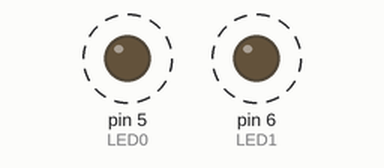
The sketch below on a simulated Arduino Uno, built with avr-gcc and run on an emulated ATmega328P. Parts: output pins drawn as LEDs (lit = HIGH). Dashed ring = blinking.

Above: at 0.12 s.
Timing chart, 0 to 3.0 s (numbered marks = the images above):
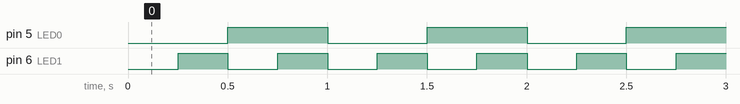

The sketch:

blink-05-multiBlinkMod.ino
```cpp
int LED0 = 5;
int LED1 = 6;

long LED0_PERIOD = 500;
long LED1_PERIOD = 250;

void setup() {
  pinMode(LED0, OUTPUT);
  pinMode(LED1, OUTPUT);
}

void loop() {
  int led0Val = (millis() / LED0_PERIOD) % 2;
  int led1Val = (millis() / LED1_PERIOD) % 2;
  digitalWrite(LED0, led0Val);
  digitalWrite(LED1, led1Val);
  delay(1);
}
```

Measured:
- by itself, pin 5 (LED0): alternates HIGH for 0.50 s and LOW for 0.50 s
- by itself, pin 6 (LED1): alternates HIGH for 0.25 s and LOW for 0.25 s
- by itself, everything shown: repeats every 1.0 s, in 4 steps
